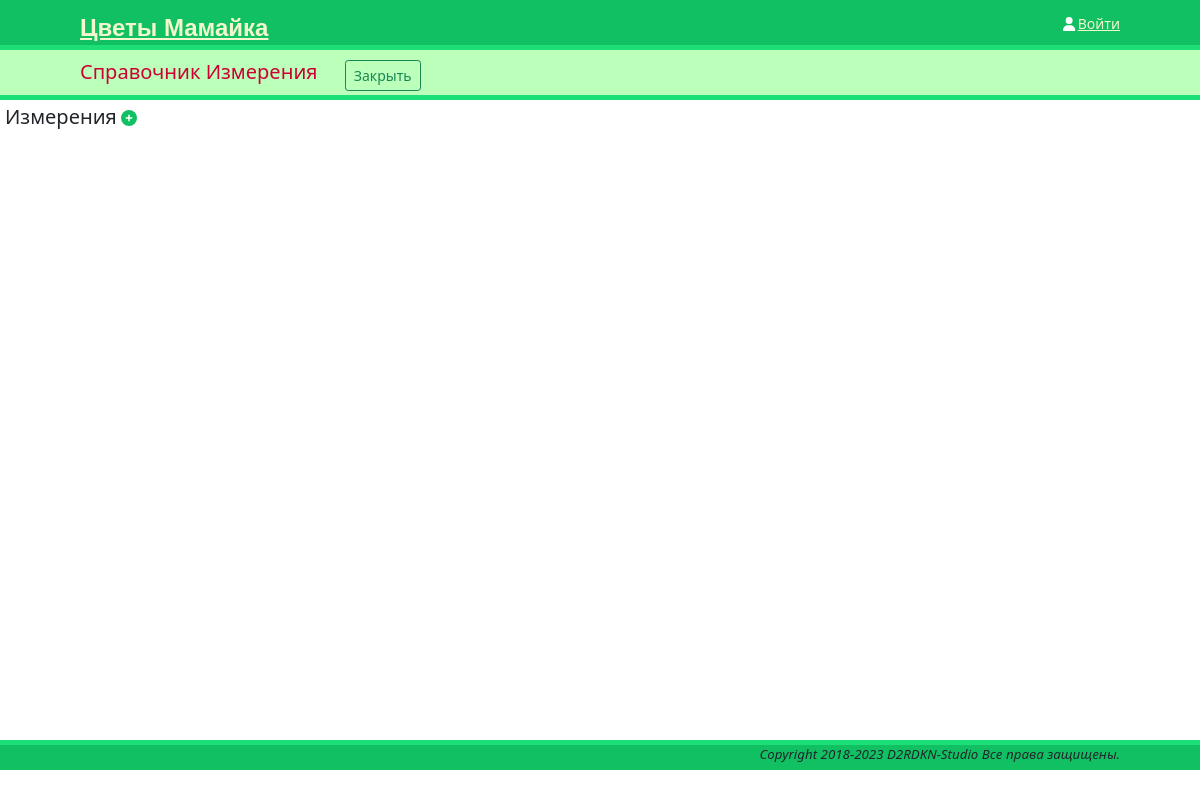
/references/measure/, run on an earlier commit of the app's database.
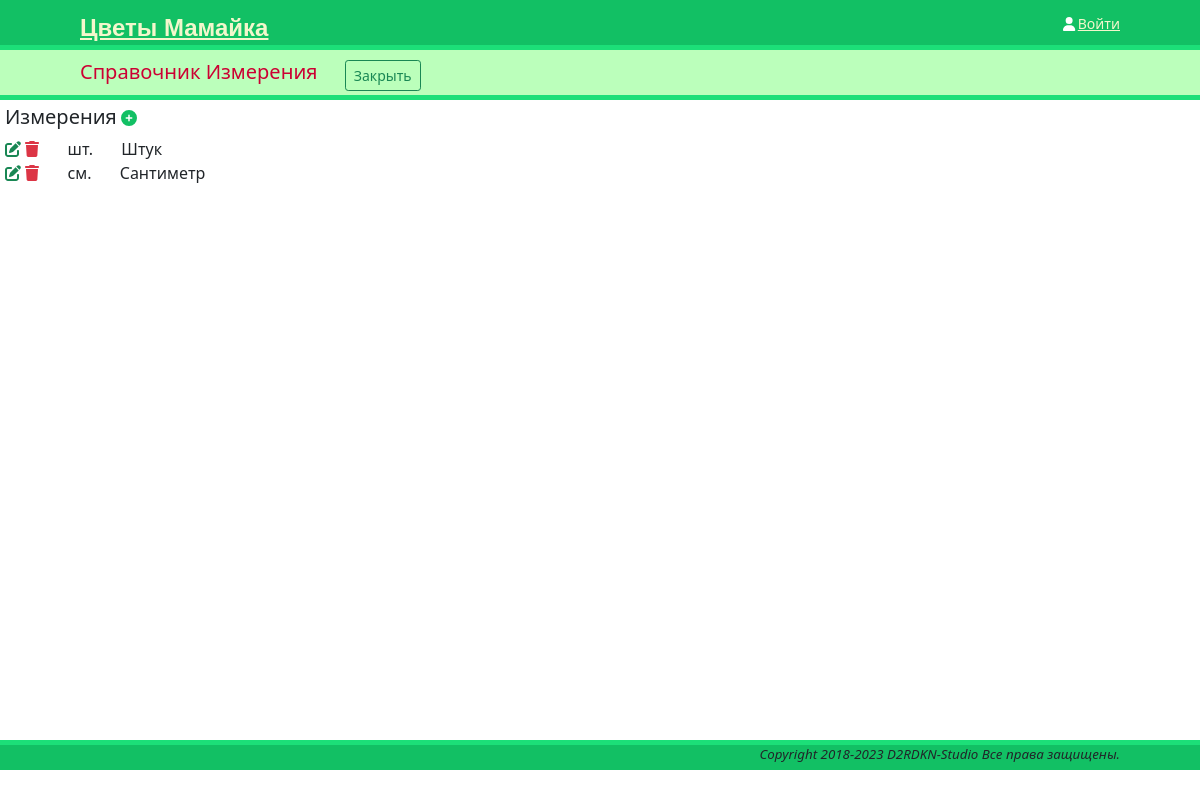
And on a later commit of the database.
### references/measure/models.py (models this page shows, shortened)
class Measure(models.Model):
    name = models.CharField(max_length=8, verbose_name='сокр.')
    description = models.CharField(max_length=128, verbose_name='Описание')
    slug = models.SlugField(unique=True)
    def __str__(self):
        return self.name
    class Meta:
        verbose_name = 'Измерение'
        verbose_name_plural = 'Измерения'

### references/measure/views.py (the view)
# urls.py: path('', measure_views.MeasureList.as_view(), name='measure_list'),
class MeasureList(ListView):
    model = Measure
    context_object_name = 'measure'
    template_name = 'references/measure/list.html'

### templates/references/measure/list.html (shortened to what this page needs)
{% extends "onepage.html" %}
{% load static %}
{% block subheader %}
    <span class="inline">
        <h5> Справочник Измерения </h5>
    </span>
    <a href="{% url 'references' %}" class="btn btn-outline-success btn-sm">Закрыть</a>
{% endblock %}
{% block main %}
    <h5 class="inline"> Измерения </h5>
    <span class="inline"> <a href="new"><i class="fa-solid fa-circle-plus"></i></a> </span>
    {% for el in measure %}
        <div class="row">
            <div class="col">
                <a href="{% url 'measure_detail' el.slug %}" class="text-success"><i class="fa-solid fa-pen-to-square"></i></a>
                <a href="{% url 'measure_del' el.slug %}" class="text-danger"><i class="fa-solid fa-trash"></i></a>
                {{ el }}
                {{el.description}}
            </div>
        </div>
    {% endfor %}
{% endblock %}

What changed in the data, as far as the page shows it:
added Measure: name "шт.", description "Штук"
added Measure: name "см.", description "Сантиметр"
